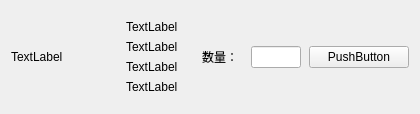
           <widget class="QWidget" name="widget_11" native="true">
            <layout class="QHBoxLayout" name="horizontalLayout_9">
             <item>
              <widget class="QLabel" name="pic_3">
               <property name="minimumSize">
                <size>
                 <width>100</width>
                 <height>0</height>
                </size>
               </property>
               <property name="maximumSize">
                <size>
                 <width>100</width>
                 <height>16777215</height>
                </size>
               </property>
               <property name="text">
                <string>TextLabel</string>
               </property>
              </widget>
             </item>
             <item>
              <widget class="QWidget" name="widget_12" native="true">
               <layout class="QVBoxLayout" name="verticalLayout_3">
                <item>
                 <widget class="QLabel" name="title_3">
                  <property name="text">
                   <string>TextLabel</string>
                  </property>
                 </widget>
                </item>
                <item>
                 <widget class="QLabel" name="memo_3">
                  <property name="text">
                   <string>TextLabel</string>
                  </property>
                 </widget>
                </item>
                <item>
                 <widget class="QLabel" name="event_3">
                  <property name="text">
                   <string>TextLabel</string>
                  </property>
                 </widget>
                </item>
                <item>
                 <widget class="QLabel" name="price_3">
                  <property name="text">
                   <string>TextLabel</string>
                  </property>
                 </widget>
                </item>
               </layout>
              </widget>
             </item>
             <item>
              <widget class="QWidget" name="widget_29" native="true">
               <property name="minimumSize">
                <size>
                 <width>110</width>
                 <height>0</height>
                </size>
               </property>
               <property name="maximumSize">
                <size>
                 <width>110</width>
                 <height>16777215</height>
                </size>
               </property>
               <layout class="QHBoxLayout" name="horizontalLayout_20">
                <item>
                 <widget class="QLabel" name="label_55">
                  <property name="minimumSize">
                   <size>
                    <width>50</width>
                    <height>0</height>
                   </size>
                  </property>
                  <property name="maximumSize">
                   <size>
                    <width>50</width>
                    <height>16777215</height>
                   </size>
                  </property>
                  <property name="text">
                   <string>数量：</string>
                  </property>
                 </widget>
                </item>
                <item>
                 <widget class="QLineEdit" name="num_3">
                  <property name="minimumSize">
                   <size>
                    <width>50</width>
                    <height>0</height>
                   </size>
                  </property>
                  <property name="maximumSize">
                   <size>
                    <width>50</width>
                    <height>16777215</height>
                   </size>
                  </property>
                 </widget>
                </item>
               </layout>
              </widget>
             </item>
             <item>
              <widget class="QPushButton" name="buy3">
               <property name="minimumSize">
                <size>
                 <width>100</width>
                 <height>0</height>
                </size>
               </property>
               <property name="maximumSize">
                <size>
                 <width>100</width>
                 <height>16777215</height>
                </size>
               </property>
               <property name="text">
                <string>PushButton</string>
               </property>
              </widget>
             </item>
            </layout>
           </widget>
